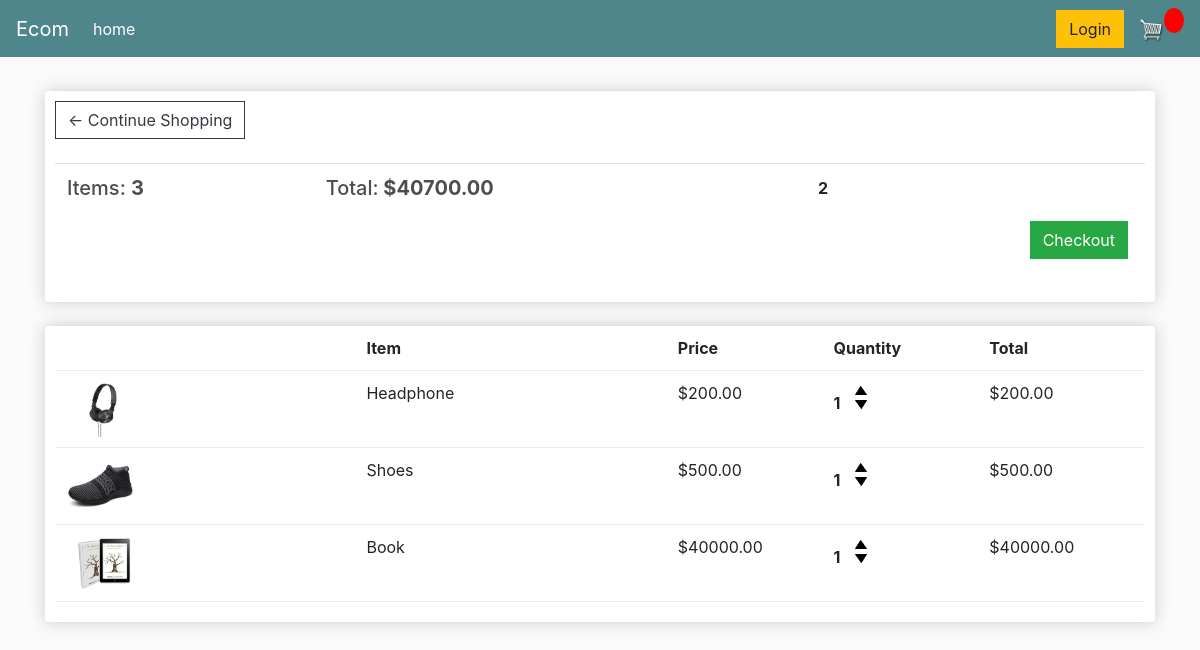
The app's page /cart/ (signed in) with its own data.
### home/models.py (models this page shows, shortened)
class Order(models.Model):
    customer= models.ForeignKey(Customer, on_delete=models.CASCADE)
    date_ordered = models.DateField(auto_now_add=True)
    complete = models.BooleanField(default=False)
    transaction_id = models.IntegerField(null=True)
    @property
    def get_cart_total(self):
        orderitems = self.orderitem_set.all()
        total = sum([item.get_total for item in orderitems])
        return total
    @property
    def get_cart_items(self):
        orderitems = self.orderitem_set.all()
        total = sum([item.quantity for item in orderitems])
        return total

class OrderItem(models.Model):
    product = models.ForeignKey(Product,on_delete=models.CASCADE)
    order = models.ForeignKey(Order,on_delete=models.CASCADE)
    quantity = models.IntegerField(default=0)
    date_added = models.DateField(auto_now_add=True)
    @property
    def get_total(self):
        total = self.product.price * self.quantity
        return total

class Product(models.Model):
    name = models.CharField(max_length= 100)
    price = models.IntegerField()
    digital = models.BooleanField(default=False,null=True, blank=True)
    image = models.ImageField(upload_to="product_images",default="placeholder.png")

### home/views.py (the view)
# urls.py: path('cart/', views.cart, name="cart"),
@login_required(login_url="signin")
def cart(request):
    user= request.user
    customer = Customer.objects.get(user=user)
    order = Order.objects.get(customer=customer)
    if order:
        if order.complete == False:
            orderitem = OrderItem.objects.filter(order=order)
            context = { 'items':orderitem,'order':order}
    else:
        context={}
    return render(request, 'home/cart.html', context)

### home/templates/home/cart.html (shortened to what this page needs)
{% extends 'home/main.html' %}
{% load static %}
{% block content %}
	<div class="row">
		<div class="col-lg-12">
			<div class="box-element">
				<a  class="btn btn-outline-dark" href="{% url 'home' %}">&#x2190; Continue Shopping</a>
				<br>
				<br>
				<table class="table">
					<tr>
						<th><h5>Items: <strong>{{order.get_cart_items}}</strong></h5></th>
						<th><h5>Total:<strong> ${{order.get_cart_total|floatformat:2}}</strong></h5></th>
						<th>
							<form action="add_cart" method="GET">
								<p>{{order.id}}</p>
								<a style="float:right; margin:5px;" name="ord" class="btn btn-success" href="{% url 'checkout' %}?ord={{ order.id }}">Checkout</a>
							</form>
						</th>
					</tr>
				</table>
			</div>
			<br>
			<div class="box-element">
				<div class="cart-row">
					<div style="flex:2"></div>
					<div style="flex:2"><strong>Item</strong></div>
					<div style="flex:1"><strong>Price</strong></div>
					<div style="flex:1"><strong>Quantity</strong></div>
					<div style="flex:1"><strong>Total</strong></div>
				</div>
				{% for item in items %}
				<div class="cart-row">
					<div style="flex:2"><img class="row-image" src="{{item.product.image.url}}"></div>
					<div style="flex:2"><p>{{item.product.name}}</p></div>
					<div style="flex:1"><p>${{item.product.price|floatformat:2}}</p></div>
					<div style="flex:1">
						<p class="quantity">{{item.quantity}}</p>
						<div class="quantity">
							<img data-product="{{item.product.id}}" data-action="add" class="chg-quantity update-cart" src="{% static  'images/arrow-up.png' %}">
							<img data-product="{{item.product.id}}" data-action="remove" class="chg-quantity update-cart" src="{% static  'images/arrow-down.png' %}">
						</div>
					</div>
					<div style="flex:1"><p>${{item.get_total|floatformat:2}}</p></div>
				</div>
				{% endfor %}
			</div>
		</div>
	</div>
{% endblock content %}

### home/templates/home/main.html (shortened to what this page needs)
<!DOCTYPE html>
{% load static %}
<html>
<head>
	<link rel="stylesheet" href="https://stackpath.bootstrapcdn.com/bootstrap/4.4.1/css/bootstrap.min.css">
	<link rel="stylesheet" type="text/css" href="{% static 'css/main.css' %}">
</head>
<body>
	<nav class="navbar navbar-expand-lg navbar-dark bg-dark">
	  <a class="navbar-brand" href="{% url 'home' %}">Ecom</a>
	  <div class="collapse navbar-collapse" id="navbarSupportedContent">
	    <ul class="navbar-nav mr-auto">
	      <li class="nav-item active">
	        <a class="nav-link" href="{% url 'home' %}">home <span class="sr-only">(current)</span></a>
	      </li>
	    </ul>
	    <div class="form-inline my-2 my-lg-0">
	     	<a href="#"class="btn btn-warning">Login</a>
	     	<a href="{% url 'cart' %}">
	    		<img  id="cart-icon" src="{% static 'images/cart.png' %}">
	    	</a>
	    	<p id="cart-total">{{cartItems}}</p>
	    </div>
	  </div>
	</nav>
     <div class="container">
            <br>
            {% block content %}
            {% endblock content %}
         </div>
</body>
</html>

### static/css/main.css (style rules this page uses)
body { background-color: hsl(0, 0%, 98%); }
h1,h2,h3,h4,h5,h6 { color:hsl(0, 0%, 30%); }
.box-element { box-shadow:hsl(0, 0%, 80%) 0 0 16px; background-color: #fff; border-radius: 4px; padding: 10px; }
.bg-dark { background-color: #4f868c!important; }
#cart-icon { width:25px; display: inline-block; margin-left: 15px; }
#cart-total { display: block; text-align: center; color:#fff; background-color: red; width: 20px; height: 25px; border-radius: 50%; font-size: 14px; }
.col-lg-4, .col-lg-6, .col-lg-8, .col-lg-12 { margin-top: 10px; }
.btn { border-radius: 0; }
.row-image { width: 100px; }
.cart-row { display: flex; align-items: flex-stretch; padding-bottom: 10px; margin-bottom: 10px; border-bottom: 1px solid #ececec; }
.quantity { display: inline-block; font-weight: 700; padding-right:10px; }
.chg-quantity { width: 12px; cursor: pointer; display: block; margin-top: 5px; transition:.1s; }

### records on screen
Order: get_cart_items "3", get_cart_total "40700.00", id "2"
OrderItem: product.image (picture), product.name "Headphone", product.price "200.00", quantity "1", get_total "200.00"
OrderItem: product.image (picture), product.name "Shoes", product.price "500.00", quantity "1", get_total "500.00"
OrderItem: product.image (picture), product.name "Book", product.price "40000.00", quantity "1", get_total "40000.00"
